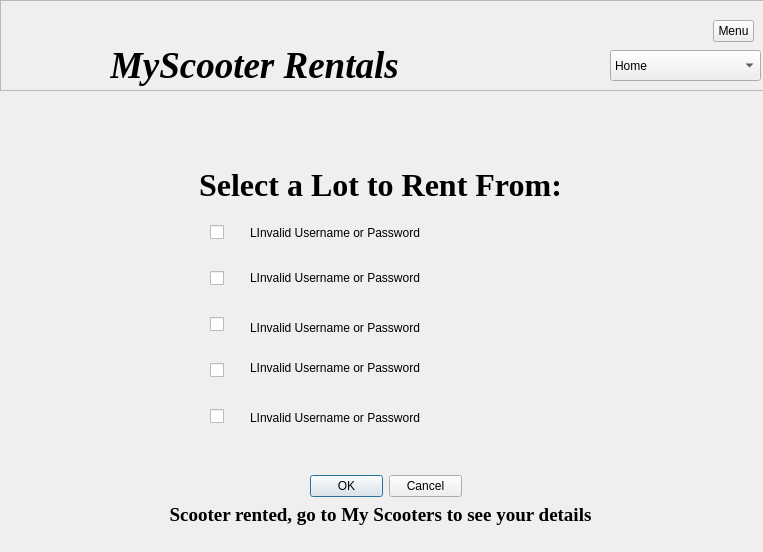
<?xml version="1.0" encoding="UTF-8"?>
<ui version="4.0">
 <class>rentScooter</class>
 <widget class="QDialog" name="rentScooter">
  <property name="geometry">
   <rect>
    <x>0</x>
    <y>0</y>
    <width>763</width>
    <height>552</height>
   </rect>
  </property>
  <property name="windowTitle">
   <string>Dialog</string>
  </property>
  <widget class="QFrame" name="frame">
   <property name="geometry">
    <rect>
     <x>0</x>
     <y>0</y>
     <width>771</width>
     <height>91</height>
    </rect>
   </property>
   <property name="frameShape">
    <enum>QFrame::StyledPanel</enum>
   </property>
   <property name="frameShadow">
    <enum>QFrame::Raised</enum>
   </property>
   <widget class="QLabel" name="label_2">
    <property name="geometry">
     <rect>
      <x>110</x>
      <y>40</y>
      <width>441</width>
      <height>50</height>
     </rect>
    </property>
    <property name="font">
     <font>
      <family>Times New Roman</family>
      <pointsize>28</pointsize>
      <italic>true</italic>
      <bold>true</bold>
     </font>
    </property>
    <property name="text">
     <string>MyScooter Rentals</string>
    </property>
   </widget>
   <widget class="QLabel" name="label">
    <property name="geometry">
     <rect>
      <x>10</x>
      <y>0</y>
      <width>81</width>
      <height>81</height>
     </rect>
    </property>
    <property name="text">
     <string/>
    </property>
    <property name="pixmap">
     <pixmap>../scooter.png</pixmap>
    </property>
    <property name="scaledContents">
     <bool>true</bool>
    </property>
    <property name="wordWrap">
     <bool>false</bool>
    </property>
   </widget>
   <widget class="QComboBox" name="comboBox">
    <property name="geometry">
     <rect>
      <x>610</x>
      <y>50</y>
      <width>151</width>
      <height>31</height>
     </rect>
    </property>
    <item>
     <property name="text">
      <string>Home</string>
     </property>
    </item>
    <item>
     <property name="text">
      <string>Rent a Scooter</string>
     </property>
    </item>
    <item>
     <property name="text">
      <string>My Scooters</string>
     </property>
    </item>
    <item>
     <property name="text">
      <string>Settings</string>
     </property>
    </item>
    <item>
     <property name="text">
      <string>Log Out</string>
     </property>
    </item>
   </widget>
   <widget class="QToolButton" name="toolButton">
    <property name="geometry">
     <rect>
      <x>713</x>
      <y>20</y>
      <width>41</width>
      <height>22</height>
     </rect>
    </property>
    <property name="text">
     <string>Menu</string>
    </property>
   </widget>
  </widget>
  <widget class="QWidget" name="verticalLayoutWidget">
   <property name="geometry">
    <rect>
     <x>210</x>
     <y>200</y>
     <width>421</width>
     <height>251</height>
    </rect>
   </property>
   <layout class="QVBoxLayout" name="verticalLayout">
    <item>
     <widget class="QCheckBox" name="checkBox">
      <property name="text">
       <string/>
      </property>
     </widget>
    </item>
    <item>
     <widget class="QCheckBox" name="checkBox_2">
      <property name="text">
       <string/>
      </property>
     </widget>
    </item>
    <item>
     <widget class="QCheckBox" name="checkBox_3">
      <property name="text">
       <string/>
      </property>
     </widget>
    </item>
    <item>
     <widget class="QCheckBox" name="checkBox_4">
      <property name="text">
       <string/>
      </property>
     </widget>
    </item>
    <item>
     <widget class="QCheckBox" name="checkBox_5">
      <property name="text">
       <string/>
      </property>
     </widget>
    </item>
   </layout>
  </widget>
  <widget class="QLabel" name="label_5">
   <property name="geometry">
    <rect>
     <x>0</x>
     <y>170</y>
     <width>761</width>
     <height>30</height>
    </rect>
   </property>
   <property name="font">
    <font>
     <family>Times New Roman</family>
     <pointsize>24</pointsize>
     <italic>false</italic>
     <bold>true</bold>
    </font>
   </property>
   <property name="text">
    <string>Select a Lot to Rent From:</string>
   </property>
   <property name="alignment">
    <set>Qt::AlignCenter</set>
   </property>
  </widget>
  <widget class="QLabel" name="label_3">
   <property name="geometry">
    <rect>
     <x>230</x>
     <y>110</y>
     <width>301</width>
     <height>16</height>
    </rect>
   </property>
   <property name="text">
    <string/>
   </property>
  </widget>
  <widget class="QDialogButtonBox" name="buttonBox">
   <property name="geometry">
    <rect>
     <x>310</x>
     <y>470</y>
     <width>152</width>
     <height>32</height>
    </rect>
   </property>
   <property name="standardButtons">
    <set>QDialogButtonBox::Cancel|QDialogButtonBox::Ok</set>
   </property>
  </widget>
  <widget class="QWidget" name="verticalLayoutWidget_2">
   <property name="geometry">
    <rect>
     <x>180</x>
     <y>200</y>
     <width>31</width>
     <height>241</height>
    </rect>
   </property>
   <layout class="QVBoxLayout" name="verticalLayout_2">
    <item>
     <widget class="QLabel" name="label_11">
      <property name="maximumSize">
       <size>
        <width>20</width>
        <height>20</height>
       </size>
      </property>
      <property name="text">
       <string/>
      </property>
      <property name="pixmap">
       <pixmap>../scooter.png</pixmap>
      </property>
      <property name="scaledContents">
       <bool>true</bool>
      </property>
     </widget>
    </item>
    <item>
     <widget class="QLabel" name="label_10">
      <property name="maximumSize">
       <size>
        <width>20</width>
        <height>20</height>
       </size>
      </property>
      <property name="text">
       <string/>
      </property>
      <property name="pixmap">
       <pixmap>../scooter.png</pixmap>
      </property>
      <property name="scaledContents">
       <bool>true</bool>
      </property>
     </widget>
    </item>
    <item>
     <widget class="QLabel" name="label_4">
      <property name="maximumSize">
       <size>
        <width>20</width>
        <height>20</height>
       </size>
      </property>
      <property name="text">
       <string/>
      </property>
      <property name="pixmap">
       <pixmap>../scooter.png</pixmap>
      </property>
      <property name="scaledContents">
       <bool>true</bool>
      </property>
     </widget>
    </item>
    <item>
     <widget class="QLabel" name="label_12">
      <property name="maximumSize">
       <size>
        <width>20</width>
        <height>20</height>
       </size>
      </property>
      <property name="text">
       <string/>
      </property>
      <property name="pixmap">
       <pixmap>../scooter.png</pixmap>
      </property>
      <property name="scaledContents">
       <bool>true</bool>
      </property>
     </widget>
    </item>
    <item>
     <widget class="QLabel" name="label_13">
      <property name="maximumSize">
       <size>
        <width>20</width>
        <height>20</height>
       </size>
      </property>
      <property name="text">
       <string/>
      </property>
      <property name="pixmap">
       <pixmap>../scooter.png</pixmap>
      </property>
      <property name="scaledContents">
       <bool>true</bool>
      </property>
     </widget>
    </item>
   </layout>
  </widget>
  <widget class="QLabel" name="label_6">
   <property name="geometry">
    <rect>
     <x>0</x>
     <y>500</y>
     <width>761</width>
     <height>30</height>
    </rect>
   </property>
   <property name="font">
    <font>
     <family>Times New Roman</family>
     <pointsize>14</pointsize>
     <italic>false</italic>
     <bold>true</bold>
    </font>
   </property>
   <property name="text">
    <string>Scooter rented, go to My Scooters to see your details</string>
   </property>
   <property name="alignment">
    <set>Qt::AlignCenter</set>
   </property>
  </widget>
  <widget class="QLabel" name="label_20">
   <property name="geometry">
    <rect>
     <x>250</x>
     <y>225</y>
     <width>375</width>
     <height>16</height>
    </rect>
   </property>
   <property name="text">
    <string>LInvalid Username or Password</string>
   </property>
  </widget>
  <widget class="QLabel" name="label_21">
   <property name="geometry">
    <rect>
     <x>250</x>
     <y>270</y>
     <width>421</width>
     <height>16</height>
    </rect>
   </property>
   <property name="text">
    <string>LInvalid Username or Password</string>
   </property>
  </widget>
  <widget class="QLabel" name="label_22">
   <property name="geometry">
    <rect>
     <x>250</x>
     <y>320</y>
     <width>421</width>
     <height>16</height>
    </rect>
   </property>
   <property name="text">
    <string>LInvalid Username or Password</string>
   </property>
  </widget>
  <widget class="QLabel" name="label_23">
   <property name="geometry">
    <rect>
     <x>250</x>
     <y>360</y>
     <width>421</width>
     <height>16</height>
    </rect>
   </property>
   <property name="text">
    <string>LInvalid Username or Password</string>
   </property>
  </widget>
  <widget class="QLabel" name="label_24">
   <property name="geometry">
    <rect>
     <x>250</x>
     <y>410</y>
     <width>421</width>
     <height>16</height>
    </rect>
   </property>
   <property name="text">
    <string>LInvalid Username or Password</string>
   </property>
  </widget>
 </widget>
 <resources/>
 <connections/>
</ui>
